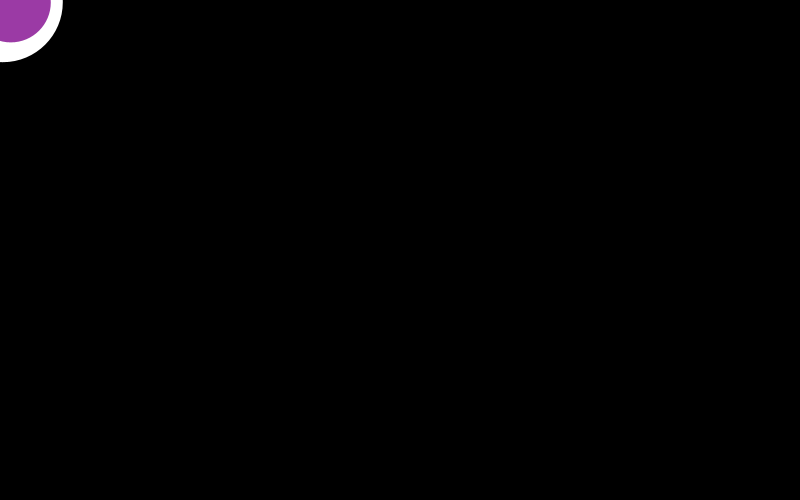
Frame 1 (no input)
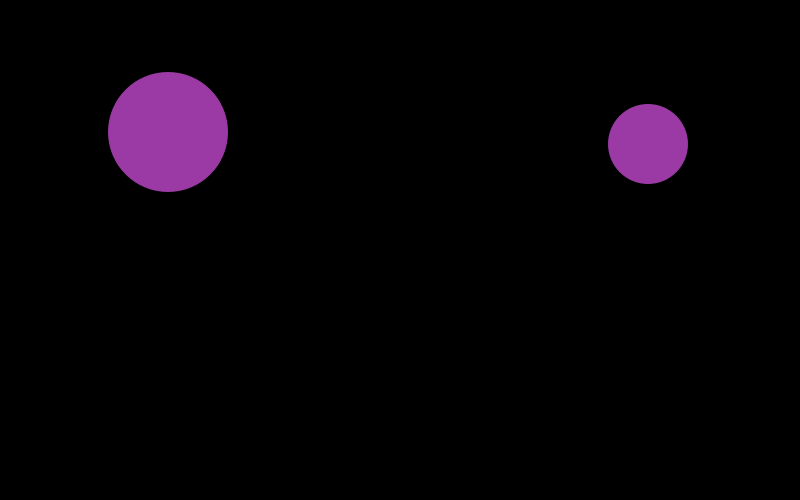
Frame 60 (the mouse pressed at the canvas centre just before this capture)
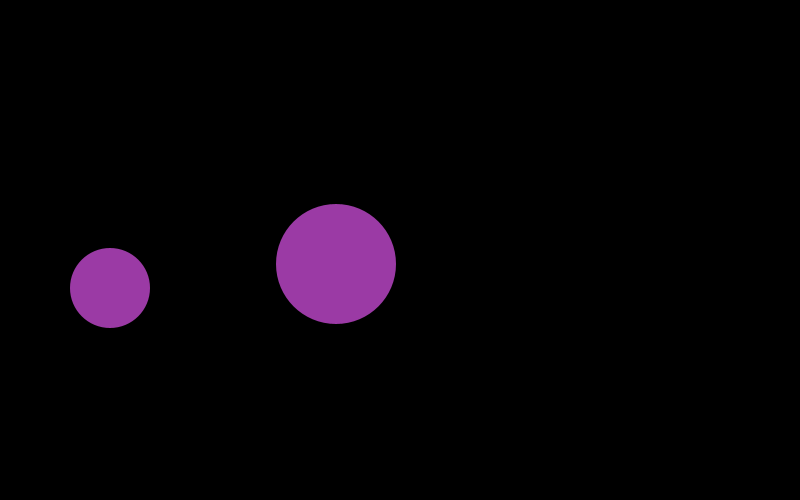
Frame 120 (the mouse held since frame 60 and released just before this capture)

The Processing sketch that drew these frames (run headless with seeded random() and noise(); from frame 60 on, the mouse is pressed at the canvas centre):

// Processing sketch: processing_70733
// ── processing_70733.pde

int radi=60;
int curse=40;
float a, b;
float x, y;
float xspeed = 2.8;  // Speed of the shape
float yspeed = 2.2;  // Speed of the shape
float aspeed = 5.4;
float bspeed = 2.4;

int adirection = 2;
int bdirection = 1;
int xdirection = 1;  // Left or Right
int ydirection = 1;  // Top to Bottom

void setup()
{
  size (800, 500);
  noStroke();
  frameRate(105);
  ellipseMode(RADIUS);
}
void draw()
{
  who();
  cub();
}
void who()
{
  x = x + ( xspeed * xdirection );
  y = y + ( yspeed * ydirection );
  background(0);
  ellipse(x, y, radi, radi);


  if (y>500)
  {
    ydirection=-10;
  }
  if (x>800)
  {
    xdirection=-2;
  }
  if (y<0)
  {
    ydirection=12;
  }
  if (x<0)
  {
    xdirection=5;
  }
}
void cub()
{
  a = a + ( aspeed * adirection );
  b = b + ( bspeed * bdirection );
  fill(155, 58, 165);
  ellipse(a, b, curse, curse);
  if (a>800)
  {
    aspeed=-10;
  }

  if (b>500)
  {
    bspeed=-5;
  }
  if (a<0)
  {
    aspeed=15;
  }
  if (b<0)
  {
    bspeed=5;
  }
}
